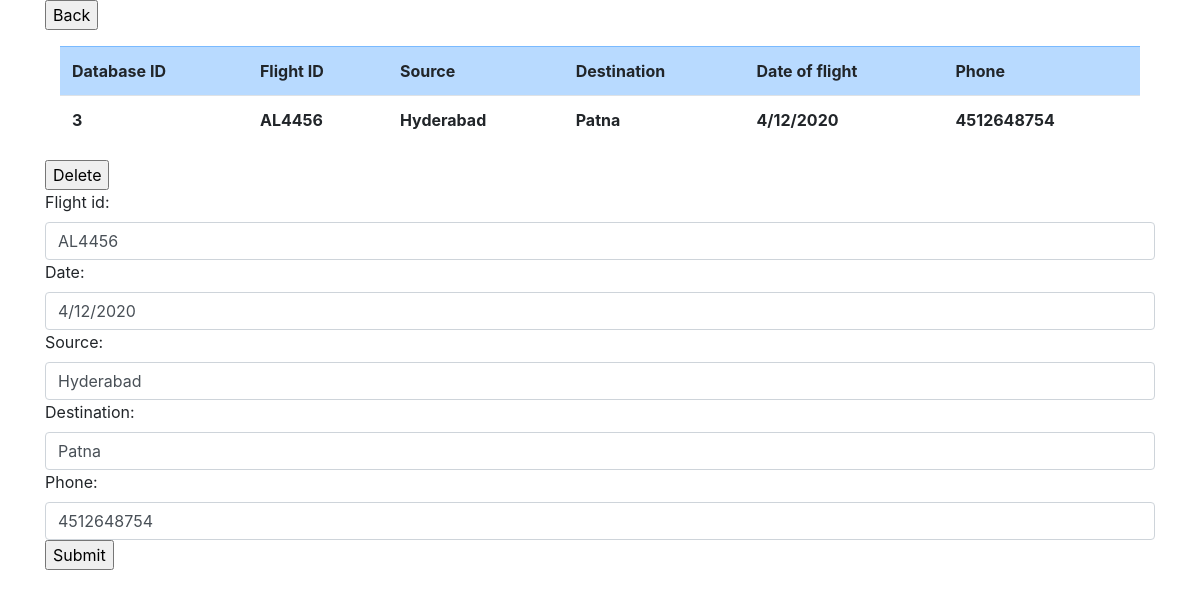
/flights/3/, run on the app's committed database.
### api/models.py (models this page shows, shortened)
class Flight(models.Model):
    flight_id = models.CharField(validators=[RegexValidator(regex='[A-Z]{2}[0-9]{4}')], max_length=6)
    date = models.CharField(validators=[RegexValidator(regex='[0-9]{2}\/[0-9]{2}\/[0-9]{4}')], max_length=10)
    source = models.CharField(max_length=20)
    destination = models.CharField(max_length=20)
    phone = models.CharField(validators=[RegexValidator(regex='[0-9]{10}')], max_length=10)

### api/views.py (the view, shortened to what this page needs)
# urls.py: path('flights/<int:f_id>/',updateFlight),
def updateFlight(request, f_id):
    if request.method == "GET":
        f = Flight.objects.filter(id=f_id)
        dict_data = serializers.serialize('python',f)
        print(dict_data[0].get('fields'))
        return render(request, "single_flight.html", {'flight':dict_data[0], 'form':FlightForm(initial = dict_data[0].get('fields'))})

### api/forms.py
class FlightForm(forms.ModelForm):
    def __init__(self, *args, **kwargs):
        super().__init__(*args, **kwargs)
        for visible in self.visible_fields():
            visible.field.widget.attrs['class'] = 'form-control'
    class Meta:
        model = Flight
        fields = '__all__'

### api/Templates/single_flight.html (shortened to what this page needs)
{%extends "base.html"%}
{% block content %}
<div class = "container">
<form action="/flights/" class = "form-group">
    <input type="submit" value="Back">
</form>
<div class = "container">
    <table class = "table table-hover">
        <tr class="table-primary">
            <th>
                Database ID
            </th>
            <th>
                Flight ID
            </th>
            <th>
                Source
            </th>
            <th>
                Destination
            </th>
            <th>
                Date of flight
            </th>
            <th>
                Phone
            </th>
        </tr>
        <tr>
            <th>
                {{flight.pk}}
            </th>
            <th>
                {{flight.fields.flight_id}}
            </th>
            <th>
                {{flight.fields.source}}
            </th>
            <th>
                {{flight.fields.destination}}
            </th>
            <th>
                {{flight.fields.date}}
            </th>
            <th>
                {{flight.fields.phone}}
            </th>
        </tr>
    </table>
</div>
<form action="/flights/{{flight.pk}}/delete/" method="post">
    <input type="submit" value="Delete">
</form>
<form action="/flights/{{flight.pk}}/" method="post">
    {{form}}
    <input type="submit" value="Submit">
</form>
</div>
{% endblock %}

### data on the page
Flight: fields.flight_id "AL4456", fields.source "Hyderabad", fields.destination "Patna", fields "4/12/2020", flight_id "AL4456", date "4/12/2020", source "Hyderabad", destination "Patna", phone "4512648754"

### other printed values
{{ flight.pk }} "3"
{{ flight.fields.phone }} "4512648754"
